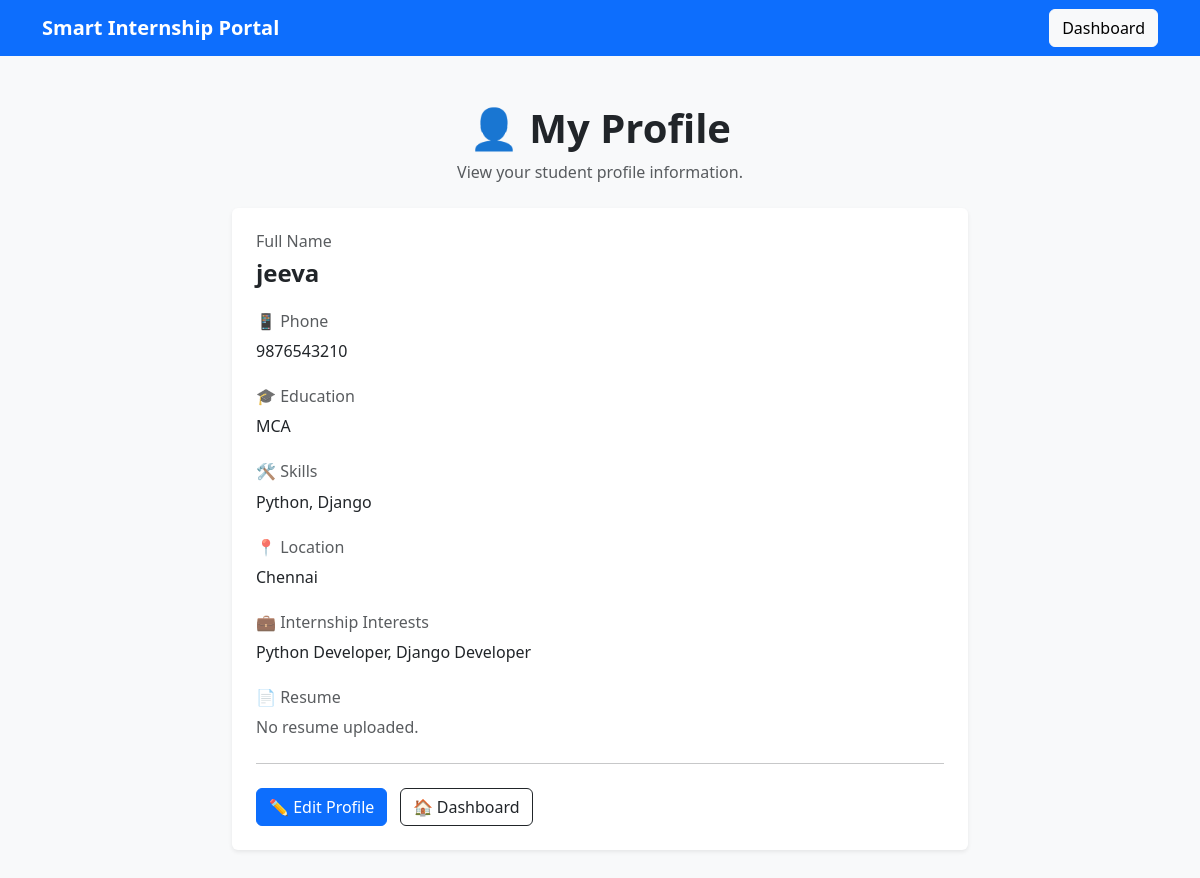
/accounts/view-profile/ (signed in), run on the app's committed database.
### accounts/models.py (models this page shows, shortened)
class StudentProfile(models.Model):
    user = models.OneToOneField(
        User,
        on_delete=models.CASCADE
    )
    full_name = models.CharField(
        max_length=100
    )
    phone = models.CharField(
        max_length=15
    )
    education = models.CharField(
        max_length=200
    )
    skills = models.TextField()
    location = models.CharField(
        max_length=100
    )
    resume = models.FileField(
        upload_to='resumes/',
        blank=True,
        null=True
    )
    internship_interests = models.CharField(
        max_length=200
    )

### accounts/views.py (the view)
def view_student_profile(request):
    if not request.user.is_authenticated:
        return redirect('login')
    profile = UserProfile.objects.get(user=request.user)
    if profile.role != 'student':
        return redirect('login')
    try:
        student_profile = StudentProfile.objects.get(
            user=request.user
        )
    except StudentProfile.DoesNotExist:
        return redirect('student_profile')
    return render(
        request,
        'accounts/view_student_profile.html',
        {
            'student_profile': student_profile
        }
    )

### accounts/templates/accounts/view_student_profile.html (shortened to what this page needs)
<!DOCTYPE html>
<html lang="en">
<head>
    <link
        href="https://cdn.jsdelivr.net/npm/bootstrap@5.3.3/dist/css/bootstrap.min.css"
        rel="stylesheet"
    >
</head>
<body class="bg-light">
    <nav class="navbar navbar-dark bg-primary">
        <div class="container">
            <a class="navbar-brand fw-bold"
               href="{% url 'student_dashboard' %}">
                Smart Internship Portal
            </a>
            <a class="btn btn-light"
               href="{% url 'student_dashboard' %}">
                Dashboard
            </a>
        </div>
    </nav>
    <div class="container mt-5 mb-5">
        <div class="text-center mb-4">
            <h1 class="fw-bold">
                👤 My Profile
            </h1>
            <p class="text-muted">
                View your student profile information.
            </p>
        </div>
        <div class="row justify-content-center">
            <div class="col-lg-8">
                <div class="card shadow-sm border-0">
                    <div class="card-body p-4">
                        <div class="mb-4">
                            <h6 class="text-muted">
                                Full Name
                            </h6>
                            <h4 class="fw-bold">
                                {{ student_profile.full_name }}
                            </h4>
                        </div>
                        <div class="mb-4">
                            <h6 class="text-muted">
                                📱 Phone
                            </h6>
                            <p class="mb-0">
                                {{ student_profile.phone }}
                            </p>
                        </div>
                        <div class="mb-4">
                            <h6 class="text-muted">
                                🎓 Education
                            </h6>
                            <p class="mb-0">
                                {{ student_profile.education }}
                            </p>
                        </div>
                        <div class="mb-4">
                            <h6 class="text-muted">
                                🛠 Skills
                            </h6>
                            <p class="mb-0">
                                {{ student_profile.skills }}
                            </p>
                        </div>
                        <div class="mb-4">
                            <h6 class="text-muted">
                                📍 Location
                            </h6>
                            <p class="mb-0">
                                {{ student_profile.location }}
                            </p>
                        </div>
                        <div class="mb-4">
                            <h6 class="text-muted">
                                💼 Internship Interests
                            </h6>
                            <p class="mb-0">
                                {{ student_profile.internship_interests }}
                            </p>
                        </div>
                        <div class="mb-4">
                            <h6 class="text-muted">
                                📄 Resume
                            </h6>
                            {% if student_profile.resume %}
                                <a
                                    href="{{ student_profile.resume.url }}"
                                    target="_blank"
                                    class="btn btn-outline-primary">
                                    📄 View Resume
                                </a>
                            {% else %}
                                <p class="text-muted mb-0">
                                    No resume uploaded.
                                </p>
                            {% endif %}
                        </div>
                        <hr>
                        <div class="mt-4">
                            <a
                                href="{% url 'student_profile' %}"
                                class="btn btn-primary">
                                ✏️ Edit Profile
                            </a>
                            <a
                                href="{% url 'student_dashboard' %}"
                                class="btn btn-outline-dark ms-2">
                                🏠 Dashboard
                            </a>
                        </div>
                    </div>
                </div>
            </div>
        </div>
    </div>
</body>
</html>

### data on the page
StudentProfile: full_name "jeeva", phone "9876543210", education "MCA", skills "Python, Django", location "Chennai", internship_interests "Python Developer, Django Developer"
